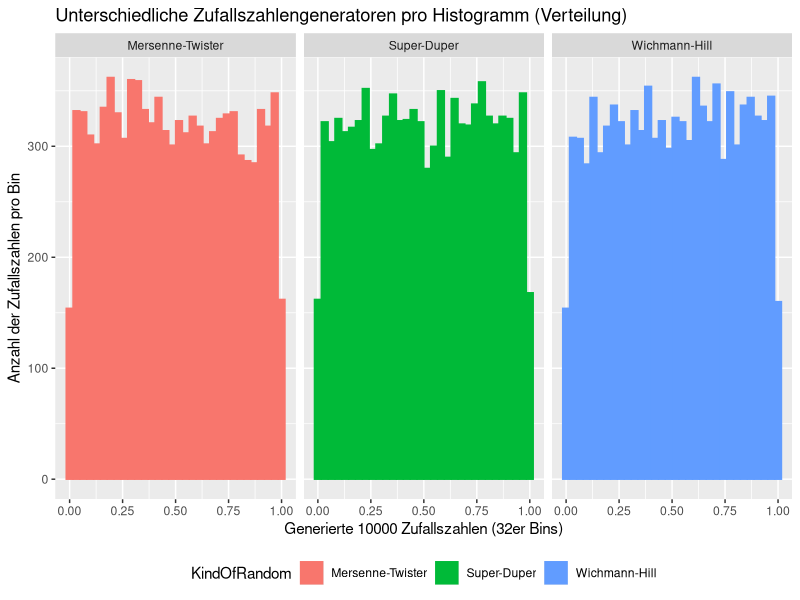
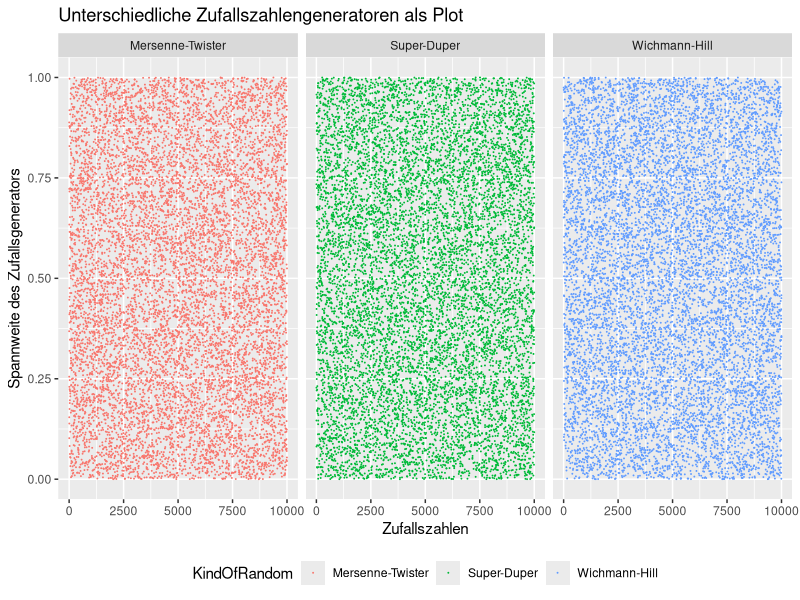
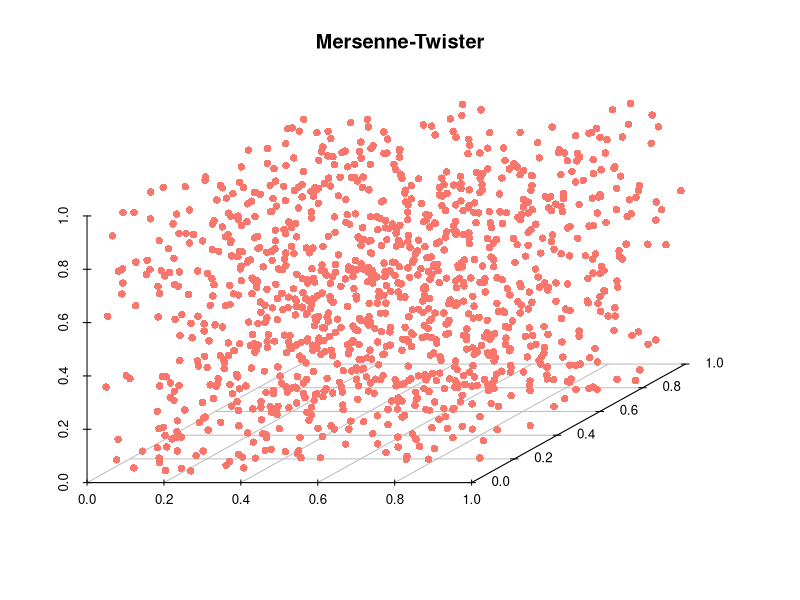

Reproduce these figures in R, in order.
## ---- chunk 1
# Plot der exponentialfunktions.
#library(ggplot2)
#data <- data.frame(x=seq(1:25), y=pexp(seq(1:25)))
#data2 <- data.frame(x=seq(1:25), y=seq(1:25))
#ggplot() +
#  geom_line(data=data, aes(x=data$x, y=data$y)) +
#  geom_line(data=data2, aes(x=data2$x, y=data2$y)) + 
#  labs(title="Exponentialfunktion mit Inverse")
## ---- chunk 2
library(ggplot2)
numberOfRandomNumbers <- 10000

RNGkind("Mersenne-Twister") # matches  "Mersenne-Twister"
datamt = data.frame(data = runif(numberOfRandomNumbers), KindOfRandom = "Mersenne-Twister", pos = 1:numberOfRandomNumbers)

RNGkind("Super") # matches  "Super-Duper"
datasd = data.frame(data = runif(numberOfRandomNumbers), KindOfRandom = "Super-Duper", pos = 1:numberOfRandomNumbers)

RNGkind("Wichmann-Hill") # matches  "Wichmann-Hill"
datawh = data.frame(data = runif(numberOfRandomNumbers), KindOfRandom = "Wichmann-Hill", pos = 1:numberOfRandomNumbers)

data <- rbind(datamt, datasd, datawh)

ggplot(data, aes(x = data, color = KindOfRandom, fill = KindOfRandom)) + 
  geom_histogram(bins = 32) + 
  facet_grid(~ KindOfRandom) +
  theme(legend.direction = "horizontal", 
        legend.position = "bottom",
        legend.box = "horizontal") +
  labs(title = "Unterschiedliche Zufallszahlengeneratoren pro Histogramm (Verteilung)",
  x = "Generierte 10000 Zufallszahlen (32er Bins)",
  y = "Anzahl der Zufallszahlen pro Bin")
## ---- chunk 3
ggplot(data, aes(y = data, x = pos, color = KindOfRandom)) + 
  geom_point(size = 0.01) +
  facet_grid(~ KindOfRandom) +
  theme(legend.direction = "horizontal", 
        legend.position = "bottom",
        legend.box = "horizontal") +
  labs(title = "Unterschiedliche Zufallszahlengeneratoren als Plot",
  x = "Zufallszahlen",
  y = "Spannweite des Zufallsgenerators")
## ---- chunk 4

datamt <- data.frame(dataX = datamt[seq(1, 3333, 3),]$data, 
                       dataY = datamt[seq(2, 3333, 3),]$data, 
                       dataZ = datamt[seq(3, 3333, 3),]$data)


library(scatterplot3d)

with(datamt, {
   s3d <- scatterplot3d(dataX, dataY, dataZ, # x,y, z axis
                 main="Mersenne-Twister",
                 box=FALSE,
                 color="#F8766C",
                 pch = 16,
                 xlab="",
                 ylab="",
                 zlab="")
   
   s3d.coords <- s3d$xyz.convert(dataX, dataY, dataZ)
})
## ---- chunk 5
# Ruft die Help-Page von RNG auf
?RNG
## ---- chunk 6
# RNGkind setzt den Pseudozufallsgenerator
# Setzt den Zufallsgenerator auf L'Ecuyer-CMRG
RNGkind("L'Ecuyer-CMRG")

# Gibt den aktuellen Zufallsgenerator aus
RNGkind()

# Setzt den Zufallsgenerator auf Mersenne-Twister (default)
RNGkind("Mersenne-Twister")
## ---- chunk 7
# Setzt den Seed auf 123456789 für genau den nächsten Aufruf
set.seed(123456789)

# Generiert immer die selben 10 Zufallszahlen wegen den seed.
runif(10)

# Generiert 10 Zufallszahlen ohne Seed
runif(10)
## ---- chunk 8
# Berechnet die neue Zufallszahl
PP.Coincidence.CalculateNumber <- function (randomNumber) {
  first <- as.numeric(substr(randomNumber, 0, 5))
  second <- as.numeric(substr(randomNumber, 6, 10))
  
  # Ist der zweite Teil 0 oder nicht definiert =>
  # Mache ein XOR mit den hinteren Stellen von der aktuellen Zeit
  if(is.na(second) || second == 0) {
    second <- bitwXor(first, as.numeric(substr(as.numeric(Sys.time()), 6, 10)))
  }
  # Die eigentliche Berechnung
  return (first * second)
}

# Initialaufruf mit einer Anzahl von Zufallszahlen
PP.Coincidence <- function(numberOfRandomNumbers){
  rngNumber <- as.numeric(Sys.time())
  randomNumberList <- c()
  
  for(i in 1:numberOfRandomNumbers){
    rngNumber <- PP.Coincidence.CalculateNumber(rngNumber)
    randomNumberList <- c(randomNumberList, rngNumber/10000000000)
  }
  randomNumberList
}
PP.Coincidence(5)
